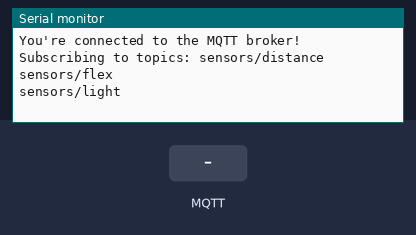
Bench run of a sketch on a simulated Arduino MKR. On the bench: the last lines printed to the serial monitor. Inputs (shaded band) come from the test bench. WiFi joins after 1.5 s; servers stay silent unless stated; no MQTT or app messages arrive unless stated.

Above: at 2.7 s.
2.8 s: MQTT message "sensors/distance" arrives on the first subscribed topic
At 4.0 s:
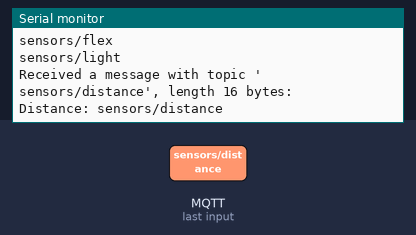
4.3 s: MQTT message "sensors/flex" arrives on the first subscribed topic
At 5.4 s:
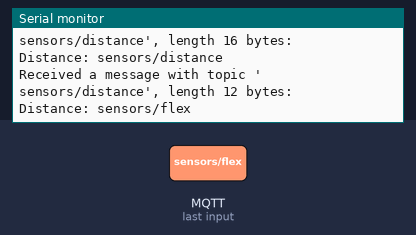
5.8 s: MQTT message "1" arrives on the first subscribed topic
At 6.5 s:
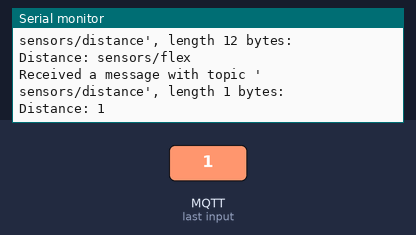
7.3 s: MQTT message "on" arrives on the first subscribed topic
At 7.6 s:
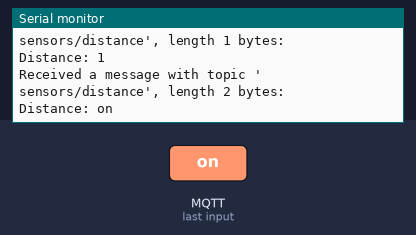
8.8 s: MQTT message "off" arrives on the first subscribed topic
At 10.0 s:
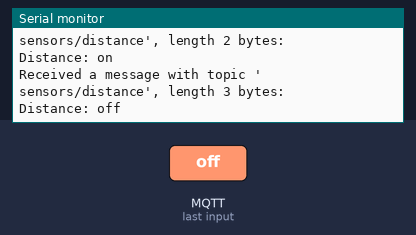
10.3 s: MQTT message "sensors/distance" arrives on the second subscribed topic
At 11.2 s:
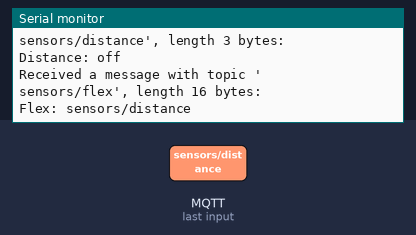
Timing chart, 0 to 12.8 s (numbered marks = the images above; inputs shaded):
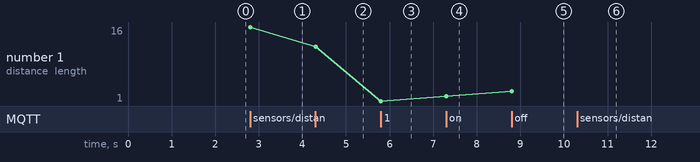

Measured:
- after the input at 2.8 s, the serial monitor: prints a new line at once (image 1)
- after the input at 4.3 s, the serial monitor: prints a new line at once (image 2)
- after the input at 5.8 s, the serial monitor: prints a new line at once (image 3)
- after the input at 7.3 s, the serial monitor: prints a new line at once (image 4)
- after the input at 8.8 s, the serial monitor: prints a new line at once (image 5)
- after the input at 10.3 s, the serial monitor: prints a new line at once (image 6)
- plotted number 1: 16 → 12 after the input at 4.3 s, 12 → 1 after the input at 5.8 s, 1 → 2 after the input at 7.3 s, 2 → 3 after the input at 8.8 s

The sketch:

sketch_dec12a.ino
```cpp
//client code
#include <ArduinoMqttClient.h>
#include <WiFi101.h>
//WiFi that you want to be connected
char ssid[] = "RojasFam"; // your network SSID
char pass[] = "L0v3sh0t"; // your network password
WiFiClient wifiClient;
MqttClient mqttClient(wifiClient);
const char broker[] = "test.mosquitto.org"; //your broker here is mosquitto
int port = 1883; //channel of the broker
//topics, you can change the name
const char topicDistance[] = "sensors/distance";
const char topicFlex[] = "sensors/flex";
const char topicLight[] = "sensors/light";
void setup()
{
  //Initialize serial and wait for port to open:
  Serial.begin(9600);
  while (!Serial) {
  ;
  }
  // attempt to connect to Wifi network:
  Serial.print("Attempting to connect to SSID: ");
  Serial.println(ssid);
  while (WiFi.begin(ssid, pass) != WL_CONNECTED) {
  // failed, retry
  Serial.print(".");
  delay(5000);
  }
  Serial.println("You're connected to the network");
  Serial.println();
  Serial.print("Attempting to connect to the MQTT broker: ");
  Serial.println(broker);
  if (!mqttClient.connect(broker, port)) {
  Serial.print("MQTT connection failed! Error code = ");
  Serial.println(mqttClient.connectError());
  while (1);
  }
  Serial.println("You're connected to the MQTT broker!");
  Serial.println();

  mqttClient.subscribe(topicDistance);
  mqttClient.subscribe(topicFlex);
  mqttClient.subscribe(topicLight);

  Serial.print("Subscribing to topics: ");
  Serial.println(topicDistance);
  Serial.println(topicFlex);
  Serial.println(topicLight);
  Serial.println();
  mqttClient.onMessage(onMqttMessage);
  Serial.println();
}
void loop() {
mqttClient.poll();
}
//print the MQTT message
void onMqttMessage(int messageSize) {
  String topic = mqttClient.messageTopic();
  String message = "";

  while(mqttClient.available())
  {
    message += (char)mqttClient.read();
  }
Serial.println("Received a message with topic '");
Serial.print(topic);
Serial.print("', length ");
Serial.print(messageSize);
Serial.println(" bytes:");

if(topic == "sensors/distance")
{
  Serial.print("Distance: ");
  Serial.println(message);
}
else if( topic == "sensors/flex")
{
  Serial.print("Flex: ");
  Serial.println(message);
}
else{
  Serial.print("Light: ");
  Serial.println(message);
}
while (mqttClient.available()) {
Serial.print((char)mqttClient.read());
}
Serial.println();
Serial.println();
}
```
